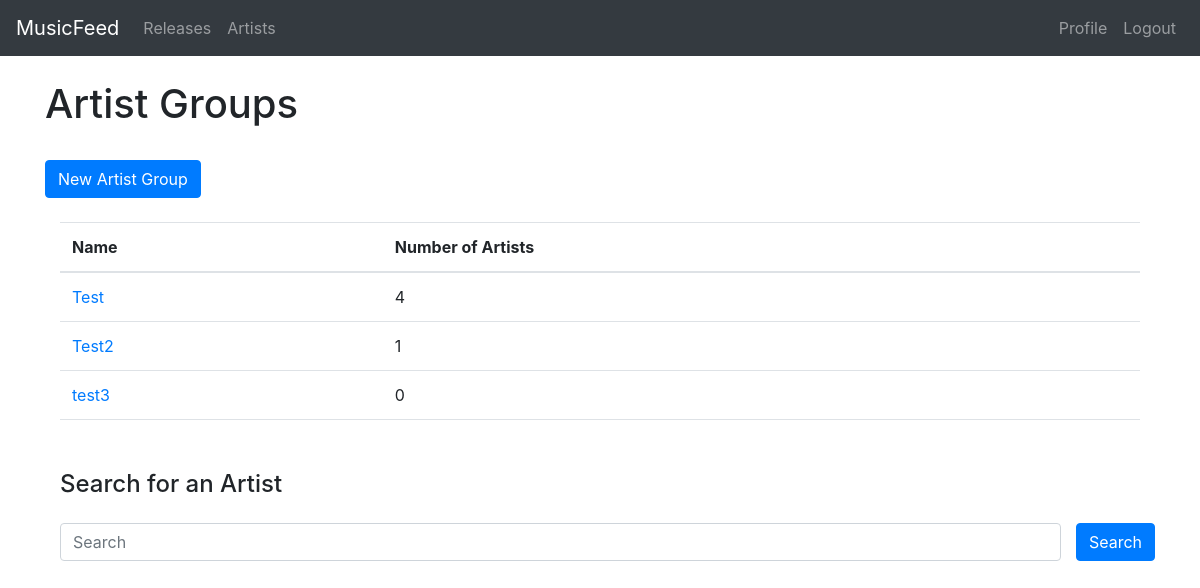
The page /artists/s/ (signed in) on the database its author committed.
### feed/models.py (models this page shows, shortened)
class ArtistGroup(models.Model):
    name = models.CharField(max_length=50)
    artists = models.ManyToManyField(Artist)
    author = models.ForeignKey(User, on_delete=models.CASCADE)

### feed/views.py (the view)
# urls.py: path('artists/s/', views.artists, name='feed-release-search'),
@login_required
def artists(request):
    groups = request.user.artistgroup_set.all()
    form_add = AddArtistToGroupForm(user=request.user)
    context = {
        'title':'Artists',
        'groups': groups,
        'form_add': form_add,
        'artists': None
    }
    if request.method == 'POST':
        print(request.POST)
        if 'save_add_artist' in request.POST:
            form_add = AddArtistToGroupForm(request.POST, user=request.user)
            print(form_add.errors)
            if form_add.is_valid():
                artist_data = json.loads(form_add.cleaned_data['artist_metadata'])
                artist = Artist(name=artist_data['name'], spotify_id = artist_data['id'], img_url = artist_data['images'][-1])
                artist.save()
                selected_groups = form_add.cleaned_data['groups']
                for g in selected_groups:
                    group = groups.filter(id=g).first()
                    group.artists.add(artist)
                    artist.artist_groups.add(group)
                return redirect('feed-artists')
    else:
        try:
            q = request.GET.get('q')
        except:
            q = None
        if q:
            results = spotify.artist_search(q)
            context['artists'] = results
    return render(request, 'feed/artists.html', context)

### feed/forms.py
class AddArtistToGroupForm(forms.Form):
    artist_metadata = forms.CharField(widget=forms.HiddenInput, required=True)
    def __init__(self, *args, **kwargs):
        self.user = kwargs.pop('user')
        super(AddArtistToGroupForm, self).__init__(*args, **kwargs)
        artistgroups = self.user.artistgroup_set.all()
        self.fields['groups'] = forms.MultipleChoiceField(widget=forms.CheckboxSelectMultiple(), choices=[(x.id, x.name) for x in artistgroups])
        self.fields['groups'].label = "Select Groups"

### feed/templates/feed/artists.html (shortened to what this page needs)
{% extends "feed/base.html" %}
{% load crispy_forms_tags %}
{% block content %}
    <div class="container">
        <div class="row mb-4">
            <h1>Artist Groups</h1>
        </div>
        <div class="row">
            <a class="btn btn-primary btn" href="{% url 'feed-new-group' %}" role="button">New Artist Group</a>
        </div>
    </div>
    <div class="container mt-4">
        <div class="artist-group-body">
            <table class="table">
                <thead>
                    <tr>
                        <th scope="col">Name</th>
                        <th scope="col">Number of Artists</th>
                    </tr>
                </thead>
                <tbody>
                    {% for group in groups %}
                        <tr>
                            <td><a href="{% url 'feed-group-detail' pk=group.id %}">{{ group.name }}</a></td>
                            <td>{{ group.artists.count }}</td>
                        </tr>
                    {% endfor %}
                </tbody>
            </table>
        </div>
    </div>
    <div class="container mt-5">
        <h4>Search for an Artist</h4>
        <form class="row my-4" action="{% url 'feed-release-search' %}" accept-charset="UTF-8">
            <div class="col">
                <input class="form-control" type="search" name="q" id="artistSearchInput" value="" placeholder="Search">
            </div>
            <div class="col-auto px-0">
                <input class="btn btn-primary" type="submit" value="Search">
            </div>
        </form>
    </div>
{% endblock content %}

### feed/static/feed/css/main.css (style rules this page uses)
.artist-group-body { max-height: 200px; overflow-y: scroll; }

### rows shown on the page
ArtistGroup: name "Test", artists.count "4"
ArtistGroup: name "Test2", artists.count "1"
ArtistGroup: name "test3", artists.count "0"
